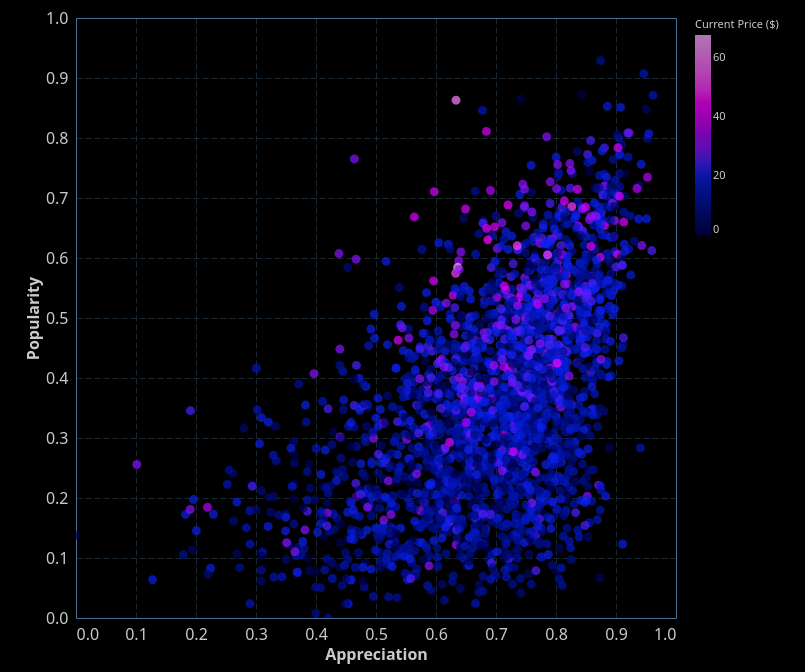

Vega-Lite specification for this chart:
### Vega-Lite specification from a JSON file in a GitHub repository (floating-point values rounded to 4 significant figures; data arrays with more than 128 entries replaced by an {"elided": "..."} marker saying what was removed)
{"config": {"view": {"continuousWidth": 400, "continuousHeight": 300, "stroke": "#4A7295", "strokeWidth": 1}, "background": "#000000", "mark": {"color": "#6495ED"}, "arc": {"fill": "#6495ED"}, "area": {"fill": "#6495ED", "line": true, "fillOpacity": 0.1}, "line": {"stroke": "#6495ED", "strokeWidth": 2}, "path": {"stroke": "#6495ED"}, "rect": {"fill": "#6495ED"}, "shape": {"stroke": "#6495ED"}, "symbol": {"fill": "#6495ED"}, "title": {"color": "#C7CCC9", "anchor": "start", "dy": -15, "fontSize": 16, "font": "IBM Plex Sans,system-ui,-apple-system,BlinkMacSystemFont,\".sfnstext-regular\",sans-serif", "fontWeight": 600}, "axisBand": {"grid": false}, "axis": {"labelColor": "#C7CCC9", "labelFontSize": 16, "labelFont": "IBM Plex Sans Condensed, system-ui, -apple-system, BlinkMacSystemFont, \".SFNSText-Regular\", sans-serif", "labelFontWeight": 400, "titleColor": "#C7CCC9", "titleFontWeight": 600, "titleFontSize": 16, "grid": true, "gridColor": "#4A7295", "labelAngle": 0, "domainColor": null, "tickColor": null, "labelPadding": 2, "tickSize": 6, "tickWidth": 0.5, "gridOpacity": 1, "gridZ": 1}, "axisX": {"gridDash": [6, 3], "gridWidth": 0.35, "gridColor": "#4A7295", "labelAngle": 0}, "axisY": {"gridDash": [6, 3], "gridWidth": 0.35, "gridColor": "#4A7295"}, "layer": {"grid": 1, "mark": 0}, "legend": {"labelFontSize": 11, "padding": 1, "symbolType": "square", "labelColor": "#C7CCC9", "titleColor": "#C7CCC9"}, "style": {"guide-label": {"font": "IBM Plex Sans,system-ui,-apple-system,BlinkMacSystemFont,\".sfnstext-regular\",sans-serif", "fill": "#C7CCC9", "fontWeight": 400}, "guide-title": {"font": "IBM Plex Sans,system-ui,-apple-system,BlinkMacSystemFont,\".sfnstext-regular\",sans-serif", "fill": "#C7CCC9", "fontWeight": 400}}, "range": {"category": ["#4f42ffff", "#00f7ffff", "#39ff14ff", "#CCFF00", "#ff6600ff", "#ff1b8dff", "#ff00ffff", "#8f00ffff"]}}, "data": {"name": "data-415eb8e2fa16f0fcf8ff27e72011dae7"}, "mark": {"type": "circle", "opacity": 0.7, "size": 80}, "encoding": {"color": {"field": "current_price", "scale": {"domainMin": 0, "range": ["#000050", "#1023FF", "#FF00FF", "#FFFFFF"]}, "title": "Current Price ($)", "type": "quantitative"}, "tooltip": [{"field": "name", "title": "Game Title", "type": "nominal"}, {"field": "appreciation_score", "format": ".2f", "title": "Appreciation", "type": "quantitative"}, {"field": "popularity_score", "format": ".2f", "title": "Popularity", "type": "quantitative"}, {"field": "current_price", "format": ".2f", "title": "Current Price ($)", "type": "quantitative"}], "x": {"axis": {"values": [0.0, 0.1, 0.2, 0.3, 0.4, 0.5, 0.6, 0.7, 0.8, 0.9, 1.0]}, "field": "appreciation_score", "title": "Appreciation", "type": "quantitative"}, "y": {"axis": {"values": [0.0, 0.1, 0.2, 0.3, 0.4, 0.5, 0.6, 0.7, 0.8, 0.9, 1.0]}, "field": "popularity_score", "title": "Popularity", "type": "quantitative"}}, "height": 600, "padding": {"left": 25, "top": 10, "right": 25, "bottom": 10}, "params": [{"name": "CategorySelector", "bind": {"input": "select", "options": ["indie", "non-indie"], "name": "Game Type: "}, "value": "indie"}, {"name": "param_2", "select": {"type": "interval", "encodings": ["x", "y"]}, "bind": "scales"}], "transform": [{"filter": "(datum.tipologia_gioco === CategorySelector)"}], "width": 600, "$schema": "https://vega.github.io/schema/vega-lite/v5.16.3.json", "datasets": {"data-415eb8e2fa16f0fcf8ff27e72011dae7": {"elided": "4703 records"}}}
